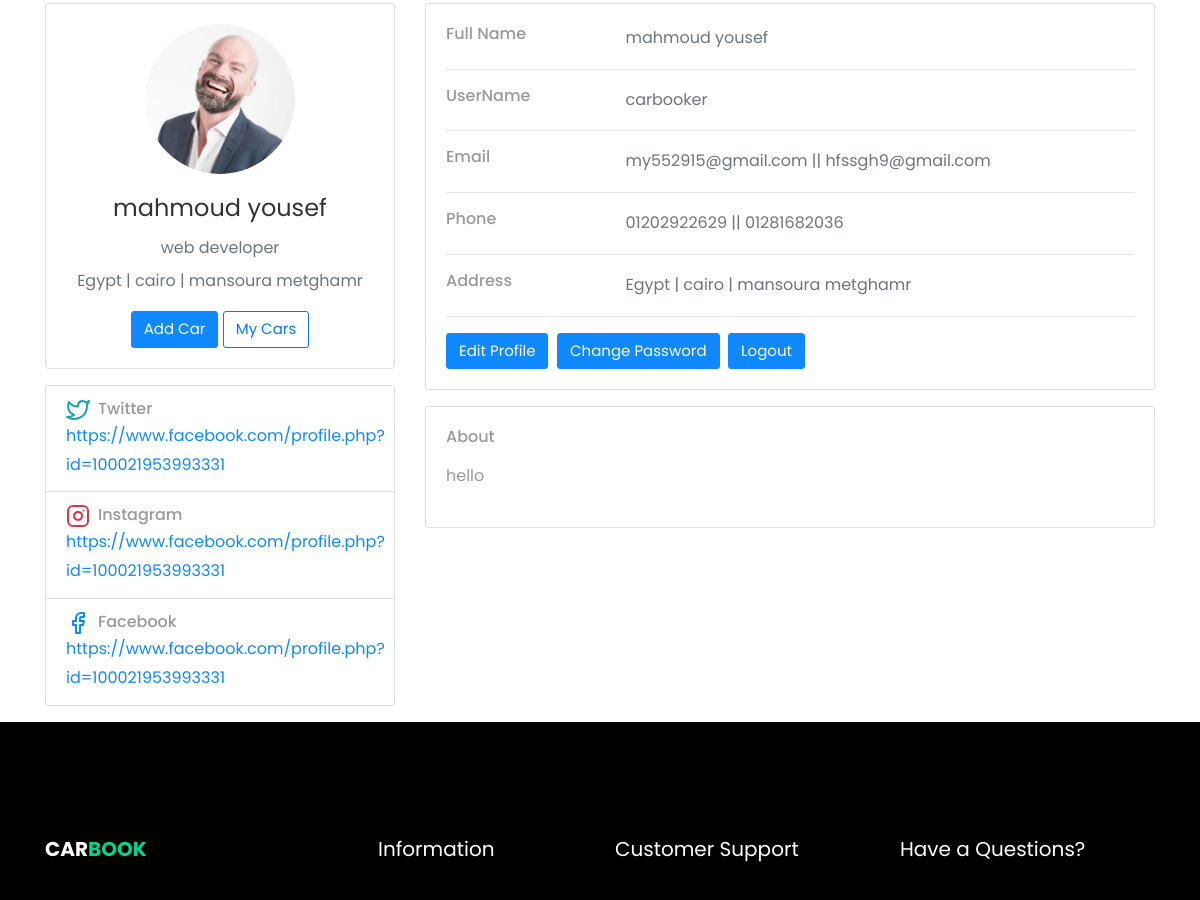
/accounts/profile/ (signed in, middle part), run on an earlier commit of the app's database.
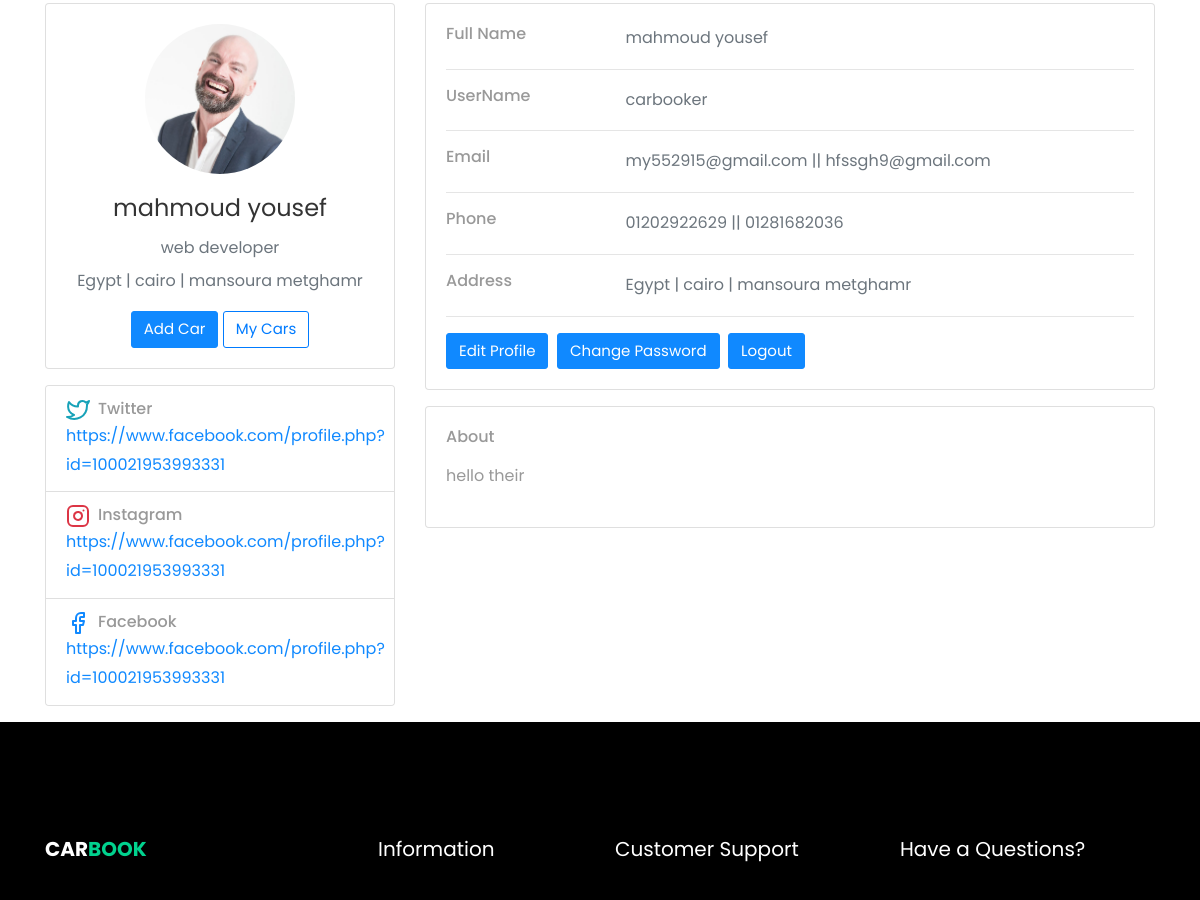
And on a later commit of the database.
### accounts/models.py (models this page shows, shortened)
class Profile(models.Model):
    user = models.OneToOneField(User,on_delete=models.CASCADE)
    phone_number_1 = models.CharField(max_length=20)
    phone_number_2 = models.CharField(max_length=20,blank=True , null=True)
    image = models.ImageField(upload_to='users/')
    about = models.TextField(max_length=4000 , blank=True , null=True)
    country = models.CharField(max_length=50 ,blank=True, null=True)
    company = models.CharField(max_length=100 ,blank=True, null=True)
    address_line_1 = models.CharField( max_length=50 , blank=True)
    address_line_2 = models.CharField( max_length=50 , blank=True)
    fb_link = models.URLField( max_length=200 , blank=True , null=True)
    twitter_link = models.URLField( max_length=200, blank=True , null=True)
    instagram_link = models.URLField( max_length=200, blank=True , null=True)
    headline = models.CharField(max_length=50 , blank=True, null=True)
    city = models.CharField(max_length=50 ,blank=True, null=True)
    email_2 = models.CharField(blank=True , null=True, max_length=50)
    def full_name(self):
        return f'{self.user.first_name} {self.user.last_name}'
    def full_address(self):
        return f"{self.country} | {self.city} | {self.address_line_1} {self.address_line_2}"

### accounts/views.py (the view)
# urls.py: path('profile/' , views.profile , name='profile'),
def profile(request):
    profile=Profile.objects.get(user=request.user)
    return render(request,'profile/profile.html',{'profile':profile})

### accounts/templates/profile/profile.html (shortened to what the changed rows need)
{% extends 'base.html' %}
{% load django_bootstrap5 %}
{% load static %}
{% block body %}
<div class="container">
    <div class="main-body">
        <div class="row gutters-sm">
            <div class="col-md-4 mb-3">
                <div class="card">
                    <div class="card-body">
                        <div class="d-flex flex-column align-items-center text-center">
                            {% if profile.image %}
                            <img src="{{profile.image.url}}" alt="Admin" class="rounded-circle" width="150">
                            {% else %}
                            <img src="https://bootdey.com/img/Content/avatar/avatar7.png" alt="Admin"
                                class="rounded-circle" width="150">
                            {% endif %}
                            <div class="mt-3">
                                <h4>{{profile.full_name}}</h4>
                                <p class="text-muted mb-1">{{profile.headline}}</p>
                                <p class="text-muted font-size-sm">{{profile.full_address}}</p>
                                <a href="{% url 'car_new'%}" class="btn btn-primary">Add Car</a>
                                <a href="{% url 'my_cars' %}" class="btn btn-outline-primary">My Cars</a>
                            </div>
                        </div>
                    </div>
                </div>
                <div class="card mt-3">
                    <ul class="list-group list-group-flush">
                        <li class="list-group-item d-flex justify-content-between align-items-center flex-wrap">
                            <span class="text-muted"><a
                                    href="{{profile.twitter_link}}">{{profile.twitter_link}}</a></span>
                        </li>
                        <li class="list-group-item d-flex justify-content-between align-items-center flex-wrap">
                            <span class="text-muted"><a
                                    href="{{profile.instagram_link}}">{{profile.instagram_link}}</a></span>
                        </li>
                        <li class="list-group-item d-flex justify-content-between align-items-center flex-wrap">
                            <span class="text-muted"><a href="{{profile.fb_link}}">{{profile.fb_link}}</a></span>
                        </li>
                    </ul>
                </div>
            </div>
            <div class="col-md-8">
                <div class="card mb-3">
                    <div class="card-body">
                        <div class="row">
                            <div class="col-sm-3">
                                <h6 class="mb-0">Full Name</h6>
                            </div>
                            <div class="col-sm-9 text-muted">
                                {{profile.full_name}}
                            </div>
                        </div>
                        <div class="row">
                            <div class="col-sm-3">
                                <h6 class="mb-0">UserName</h6>
                            </div>
                            <div class="col-sm-9 text-muted">
                                {{profile.user.username}}
                            </div>
                        </div>
                        <div class="row">
                            <div class="col-sm-3">
                                <h6 class="mb-0">Email</h6>
                            </div>
                            <div class="col-sm-9 text-muted">
                                {{profile.user.email}} ||
                                {{profile.email_2}}
                            </div>
                        </div>
                        <div class="row">
                            <div class="col-sm-3">
                                <h6 class="mb-0">Phone</h6>
                            </div>
                            <div class="col-sm-9 text-muted">
                                {{profile.phone_number_1}} ||
                                {{profile.phone_number_2}}
                            </div>
                        </div>
                        <div class="row">
                            <div class="col-sm-3">
                                <h6 class="mb-0">Address</h6>
                            </div>
                            <div class="col-sm-9 text-muted">
                                {{profile.full_address}}
                            </div>
                        </div>
                    </div>
                </div>
                <div class="row gutters-sm">
                    <div class="col-sm-12 mb-3">
                        <div class="card h-100">
                            <div class="card-body">
                                <h6 class="d-flex align-items-center mb-3">About</h6>
                                <p>{{profile.about}}</p>
                            </div>
                        </div>
                    </div>
                </div>
            </div>
        </div>
    </div>
</div>
{% endblock body %}

What changed in the data, as far as the page shows it:
changed Profile "web developer": about "hello" → "hello their"
